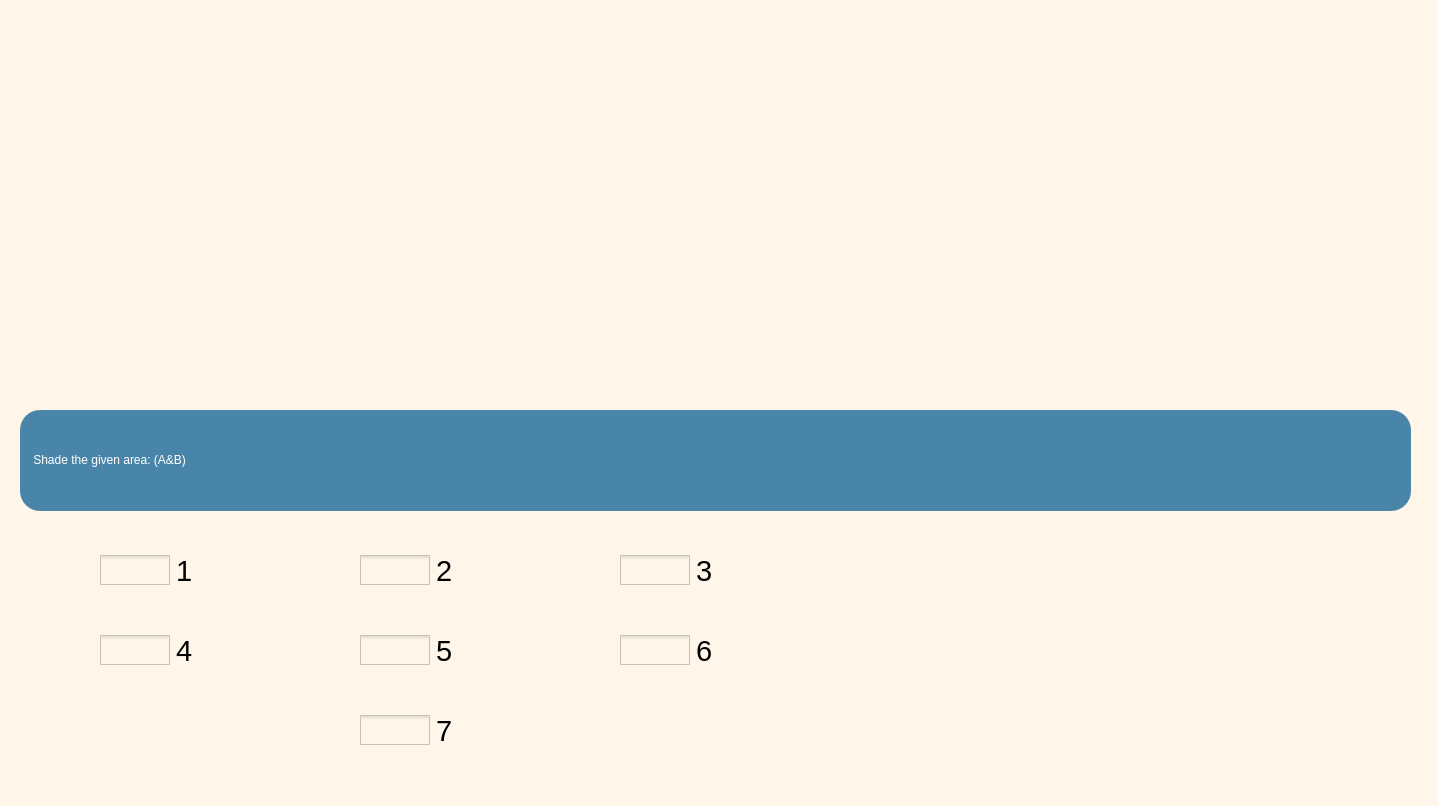
<?xml version="1.0" encoding="UTF-8"?>
<ui version="4.0">
 <class>MainWindow</class>
 <widget class="QMainWindow" name="MainWindow">
  <property name="geometry">
   <rect>
    <x>0</x>
    <y>0</y>
    <width>1438</width>
    <height>806</height>
   </rect>
  </property>
  <property name="windowTitle">
   <string>MainWindow</string>
  </property>
  <property name="styleSheet">
   <string notr="true">QWidget{
	background-color: rgb(255,246,233)
}

QPushButton{
	background-color: rgb(73,133,168);
	color: white;
	font: 16pt &quot;Verdana&quot;;
	border-radius: 20%;
}

QPushButton:hover{
	background-color: rgb(93,153,168);
	border: 2px solid black;
}

QFrame{
	border:none;
}

QLabel{
	font: Italic 22pt &quot;Verdana&quot;;
	background-color: rgb(73, 133, 168);
	border-radius: 20%;
	color: white;
}

QCheckBox{
	font: 22pt;
}

QCheckBox:hover{
	background-color: rgb(221,221,221);
	border-radius: 20%;
}
QCheckBox::indicator{
	width: 70px;
	height: 30px;
}

QCheckBox::indicator:checked{
	image: url(/Users/adityaparashar/Education/UCL/ENGF0002/Scenario-2/checkbox-checked.png);
}

QCheckBox::indicator:unchecked{
	image: url(/Users/adityaparashar/Education/UCL/ENGF0002/Scenario-2/checkbox-unchecked.png);
}
</string>
  </property>
  <widget class="QWidget" name="centralwidget">
   <property name="styleSheet">
    <string notr="true"/>
   </property>
   <widget class="QFrame" name="CheckboxFrame">
    <property name="geometry">
     <rect>
      <x>20</x>
      <y>520</y>
      <width>871</width>
      <height>281</height>
     </rect>
    </property>
    <property name="styleSheet">
     <string notr="true"/>
    </property>
    <property name="frameShape">
     <enum>QFrame::StyledPanel</enum>
    </property>
    <property name="frameShadow">
     <enum>QFrame::Raised</enum>
    </property>
    <widget class="QCheckBox" name="Area1">
     <property name="enabled">
      <bool>true</bool>
     </property>
     <property name="geometry">
      <rect>
       <x>80</x>
       <y>30</y>
       <width>121</width>
       <height>41</height>
      </rect>
     </property>
     <property name="maximumSize">
      <size>
       <width>16777215</width>
       <height>16777215</height>
      </size>
     </property>
     <property name="autoFillBackground">
      <bool>false</bool>
     </property>
     <property name="styleSheet">
      <string notr="true"/>
     </property>
     <property name="text">
      <string>1</string>
     </property>
     <property name="iconSize">
      <size>
       <width>16</width>
       <height>16</height>
      </size>
     </property>
     <property name="checkable">
      <bool>true</bool>
     </property>
     <property name="checked">
      <bool>false</bool>
     </property>
     <property name="tristate">
      <bool>false</bool>
     </property>
    </widget>
    <widget class="QCheckBox" name="Area2">
     <property name="geometry">
      <rect>
       <x>340</x>
       <y>30</y>
       <width>121</width>
       <height>41</height>
      </rect>
     </property>
     <property name="styleSheet">
      <string notr="true"/>
     </property>
     <property name="text">
      <string>2</string>
     </property>
    </widget>
    <widget class="QCheckBox" name="Area3">
     <property name="geometry">
      <rect>
       <x>600</x>
       <y>30</y>
       <width>131</width>
       <height>41</height>
      </rect>
     </property>
     <property name="text">
      <string>3</string>
     </property>
    </widget>
    <widget class="QFrame" name="HiddenFrame">
     <property name="geometry">
      <rect>
       <x>0</x>
       <y>80</y>
       <width>811</width>
       <height>171</height>
      </rect>
     </property>
     <property name="styleSheet">
      <string notr="true">border:none;</string>
     </property>
     <property name="frameShape">
      <enum>QFrame::StyledPanel</enum>
     </property>
     <property name="frameShadow">
      <enum>QFrame::Raised</enum>
     </property>
     <widget class="QCheckBox" name="Area5">
      <property name="enabled">
       <bool>true</bool>
      </property>
      <property name="geometry">
       <rect>
        <x>340</x>
        <y>30</y>
        <width>131</width>
        <height>41</height>
       </rect>
      </property>
      <property name="maximumSize">
       <size>
        <width>16777215</width>
        <height>16777215</height>
       </size>
      </property>
      <property name="autoFillBackground">
       <bool>false</bool>
      </property>
      <property name="text">
       <string>5</string>
      </property>
      <property name="iconSize">
       <size>
        <width>16</width>
        <height>16</height>
       </size>
      </property>
      <property name="checkable">
       <bool>true</bool>
      </property>
      <property name="checked">
       <bool>false</bool>
      </property>
      <property name="tristate">
       <bool>false</bool>
      </property>
     </widget>
     <widget class="QCheckBox" name="Area4">
      <property name="enabled">
       <bool>true</bool>
      </property>
      <property name="geometry">
       <rect>
        <x>80</x>
        <y>30</y>
        <width>121</width>
        <height>41</height>
       </rect>
      </property>
      <property name="maximumSize">
       <size>
        <width>16777215</width>
        <height>16777215</height>
       </size>
      </property>
      <property name="autoFillBackground">
       <bool>false</bool>
      </property>
      <property name="text">
       <string>4</string>
      </property>
      <property name="iconSize">
       <size>
        <width>16</width>
        <height>16</height>
       </size>
      </property>
      <property name="checkable">
       <bool>true</bool>
      </property>
      <property name="checked">
       <bool>false</bool>
      </property>
      <property name="tristate">
       <bool>false</bool>
      </property>
     </widget>
     <widget class="QCheckBox" name="Area7">
      <property name="enabled">
       <bool>true</bool>
      </property>
      <property name="geometry">
       <rect>
        <x>340</x>
        <y>110</y>
        <width>141</width>
        <height>41</height>
       </rect>
      </property>
      <property name="maximumSize">
       <size>
        <width>16777215</width>
        <height>16777215</height>
       </size>
      </property>
      <property name="autoFillBackground">
       <bool>false</bool>
      </property>
      <property name="text">
       <string>7</string>
      </property>
      <property name="iconSize">
       <size>
        <width>16</width>
        <height>16</height>
       </size>
      </property>
      <property name="checkable">
       <bool>true</bool>
      </property>
      <property name="checked">
       <bool>false</bool>
      </property>
      <property name="tristate">
       <bool>false</bool>
      </property>
     </widget>
     <widget class="QCheckBox" name="Area6">
      <property name="enabled">
       <bool>true</bool>
      </property>
      <property name="geometry">
       <rect>
        <x>600</x>
        <y>30</y>
        <width>131</width>
        <height>41</height>
       </rect>
      </property>
      <property name="maximumSize">
       <size>
        <width>16777215</width>
        <height>16777215</height>
       </size>
      </property>
      <property name="autoFillBackground">
       <bool>false</bool>
      </property>
      <property name="text">
       <string>6</string>
      </property>
      <property name="iconSize">
       <size>
        <width>16</width>
        <height>16</height>
       </size>
      </property>
      <property name="checkable">
       <bool>true</bool>
      </property>
      <property name="checked">
       <bool>false</bool>
      </property>
      <property name="tristate">
       <bool>false</bool>
      </property>
     </widget>
    </widget>
   </widget>
   <widget class="QFrame" name="QuestionFrame">
    <property name="geometry">
     <rect>
      <x>20</x>
      <y>410</y>
      <width>1401</width>
      <height>101</height>
     </rect>
    </property>
    <property name="frameShape">
     <enum>QFrame::StyledPanel</enum>
    </property>
    <property name="frameShadow">
     <enum>QFrame::Raised</enum>
    </property>
    <widget class="QLabel" name="Question">
     <property name="geometry">
      <rect>
       <x>0</x>
       <y>0</y>
       <width>1391</width>
       <height>101</height>
      </rect>
     </property>
     <property name="styleSheet">
      <string notr="true"/>
     </property>
     <property name="text">
      <string>&lt;html&gt;&lt;head/&gt;&lt;body&gt;&lt;p&gt;&amp;nbsp; &amp;nbsp; Shade the given area: (A&amp;amp;B)&lt;/p&gt;&lt;/body&gt;&lt;/html&gt;</string>
     </property>
    </widget>
   </widget>
   <widget class="QFrame" name="DiagramFrame">
    <property name="geometry">
     <rect>
      <x>30</x>
      <y>0</y>
      <width>721</width>
      <height>401</height>
     </rect>
    </property>
    <property name="styleSheet">
     <string notr="true"/>
    </property>
    <property name="frameShape">
     <enum>QFrame::StyledPanel</enum>
    </property>
    <property name="frameShadow">
     <enum>QFrame::Raised</enum>
    </property>
   </widget>
   <widget class="QPushButton" name="submitButton">
    <property name="geometry">
     <rect>
      <x>1100</x>
      <y>790</y>
      <width>121</width>
      <height>46</height>
     </rect>
    </property>
    <property name="styleSheet">
     <string notr="true"/>
    </property>
    <property name="text">
     <string>Submit</string>
    </property>
   </widget>
   <widget class="QPushButton" name="nextButton">
    <property name="geometry">
     <rect>
      <x>1250</x>
      <y>790</y>
      <width>121</width>
      <height>46</height>
     </rect>
    </property>
    <property name="text">
     <string>Next</string>
    </property>
   </widget>
   <widget class="QFrame" name="AnswerFrame">
    <property name="geometry">
     <rect>
      <x>760</x>
      <y>0</y>
      <width>701</width>
      <height>401</height>
     </rect>
    </property>
    <property name="frameShape">
     <enum>QFrame::StyledPanel</enum>
    </property>
    <property name="frameShadow">
     <enum>QFrame::Raised</enum>
    </property>
   </widget>
   <zorder>QuestionFrame</zorder>
   <zorder>DiagramFrame</zorder>
   <zorder>CheckboxFrame</zorder>
   <zorder>submitButton</zorder>
   <zorder>nextButton</zorder>
   <zorder>AnswerFrame</zorder>
  </widget>
  <widget class="QStatusBar" name="statusbar"/>
 </widget>
 <resources/>
 <connections/>
</ui>
